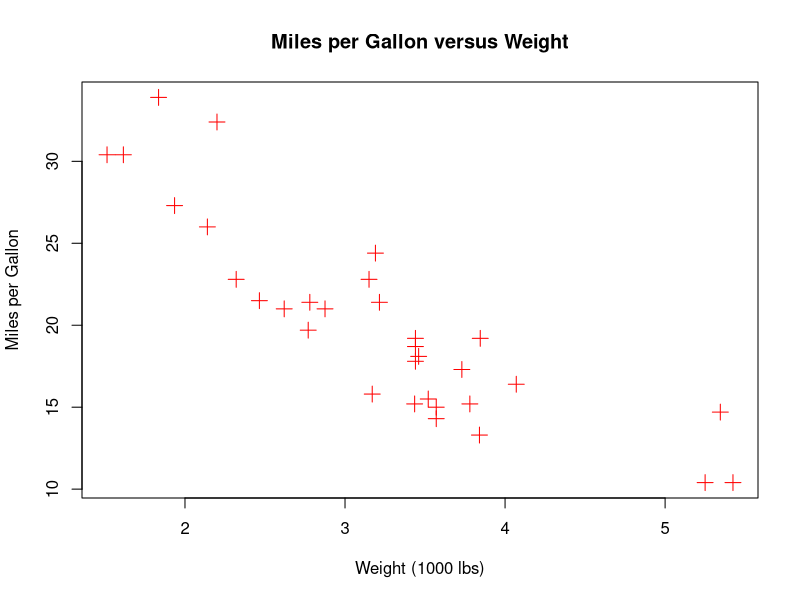
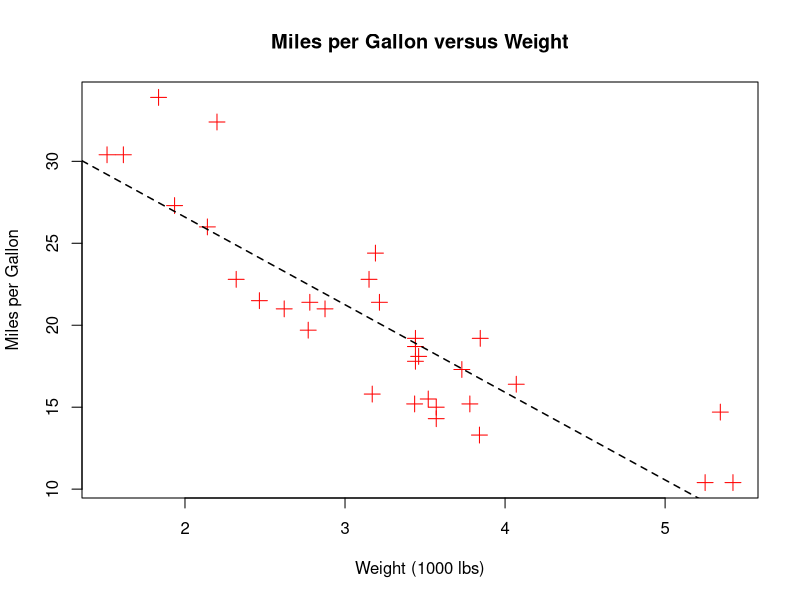

Here is the R script that generated these plots, in order: (Note: this script raises an error after producing the figures.)
## ---- chunk 1
knitr::opts_chunk$set(echo = TRUE)
## ---- chunk 2
# Glossary:
# mpg: Miles/(US) gallon
# cyl: Number of cylinders
# disp: Displacement (cu.in.)
# hp: Gross horsepower
# drat: Rear axle ratio
# wt: Weight (1000 lbs)
# qsec: 1/4 mile time
# vs: Engine (0 = V-shaped, 1 = straight)
# am: Transmission (0 = automatic, 1 = manual)
# gear: Number of forward gears 
# carb: Number of carburetors
# Source: https://www.rdocumentation.org/packages/datasets/versions/3.6.2/topics/mtcars

mtcars_df <- mtcars
head(mtcars_df)
## ---- chunk 3
# y ~ x means that we are plotting the variables y on the y-axis and x on the x-axis
# We use these arguments to plot the data and label the scatter plot:
# main: Title the plot (character)
# xlab: Label the horizontal or x-axis (character)
# ylab: Label the vertical or y-axis (character)
# col: The colors of the points (character); see https://r-charts.com/colors/
# pch: The symbols of the points (numerical); see https://r-charts.com/base-r/pch-symbols/
# cex: The sizes of the points (numerical)

plot(
  mtcars_df$mpg ~ mtcars_df$wt,
  main = "Miles per Gallon versus Weight",
  xlab = "Weight (1000 lbs)",
  ylab = "Miles per Gallon",
  col = "red",
  pch = 3,
  cex = 1.5
)
## ---- chunk 4
# cor(): Return the correlation coefficient between two vectors
cor(mtcars_df$mpg, mtcars_df$wt)
## ---- chunk 5
# lm: Fit a linear model.
# y ~ x: Specify that y and x are your DEPENDENT and INDEPENDENT variables
# data: The data frame or table from which we are pulling the values
# summary(): Print a summary table for the model
# You can read the goodness of fit (R-squared) from the summary table
linear_model <- lm(mpg ~ wt, data = mtcars_df)
summary(linear_model)
## ---- chunk 6
# We use abline(model_name) to add regression lines to scatterplots
# Below, we have the same scatterplot as above.
# We use abline(linear_model) to add the regression line to it.
# lwd: Line width
# lty: Line type (lty = 2 makes dashed lines); see https://r-charts.com/base-r/line-types/

plot(
  mtcars_df$mpg ~ mtcars_df$wt,
  main = "Miles per Gallon versus Weight",
  xlab = "Weight (1000 lbs)",
  ylab = "Miles per Gallon",
  col = "red",
  pch = 3,
  cex = 1.5
)
abline(linear_model, lwd = 1.5, lty = 2)
## ---- chunk 7
# Fill in the dots based on the two variables you choose!
# Scroll up to the "Scatterplot" example to see how.

plot(
  mtcars_df$... ~ mtcars_df$...,
  main = "...",
  xlab = "...",
  ylab = "...",
  col = "red",
  pch = 3,
  cex = 1.5
)
## ---- chunk 8
# Fill in the dots based on the two variables you choose!
# Scroll up to the "Correlation" example to see how.

cor(mtcars_df$..., mtcars_df$...)
## ---- chunk 9
# Fill in the dots based on the variables you choose!
# Scroll up to the "Simple Linear Regression Models" example to see how.

mtcars_model <- lm(... ~ ..., data = mtcars_df)
summary(mtcars_model)
## ---- chunk 10
# Exactly the same scatterplot code as in Question 2
# We only add abline(mtcars_model) at the end to add the line

plot(
  mtcars_df$... ~ mtcars_df$...,
  main = "...",
  xlab = "...",
  ylab = "...",
  col = "red",
  pch = 3,
  cex = 1.5
)
abline(mtcars_model, lwd = 1.5, lty = 2)
## ---- chunk 11
# Hints:
# 1. What will taking the square root of the R-squared yield?
# From which table can you get the R-squared?
# 2. Remember that the correlation coefficient has a sign.
# From which plot can you see the direction of the relationship? 

## code here (OPTIONAL)
